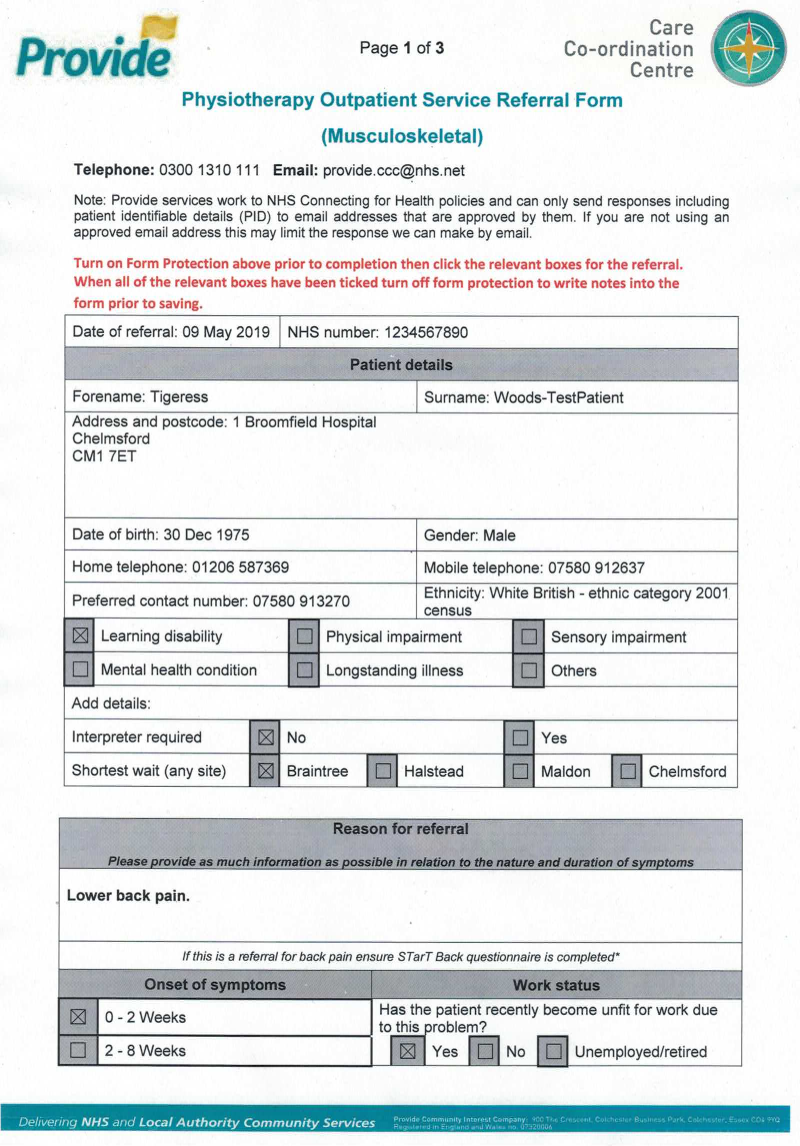
#> input picture msk_RF1-0.png, 2400 x 3438 px (shown at 1/3 size); the run also reads 1 picture not shown here
$ jupyter execute --allow-errors Contoures-Copy1.ipynb   (Python 2 division)
#> lines starting #> are read from the running program, lines starting #| are printed output that depends on the picture
[cell 1]
import numpy as np
import pytesseract
from PIL import Image
import cv2
from matplotlib import pyplot as plt

# Importing the one of the image files (PNG in this case due to the lossless compression algorithm - we should read directly into Python from PDF though)

#image = cv2.imread('../msk_RF1-0.png',cv2.IMREAD_GRAYSCALE)
image = cv2.imread('../msk_RF1-0.png')
#> image is the input picture: shape (3438, 2400, 3); mean B, G, R 229.4, 228.4, 224.2

#from pyimagesearch.transform import four_point_transform
from skimage.filters import threshold_local
import numpy as np
import argparse
import imutils

[cell 2]
ratio = image.shape[0] / 500.0
#> ratio = 6.88
orig = image.copy()
image = imutils.resize(image, height = 500)
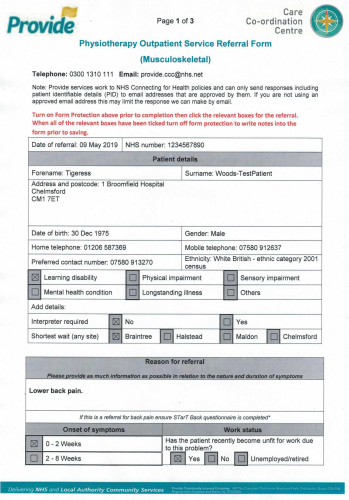
#> image: shape (500, 349, 3); mean B, G, R 229.4, 228.4, 224.2

# convert the image to grayscale, blur it, and find edges
# in the image
gray = cv2.cvtColor(image, cv2.COLOR_BGR2GRAY)
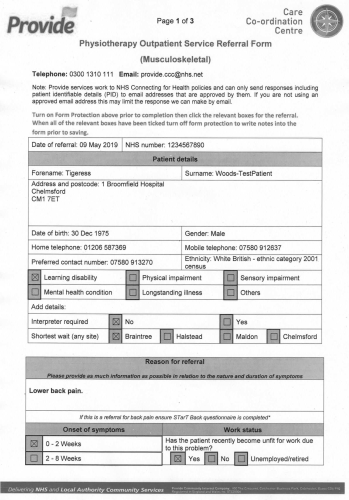
#> gray: shape (500, 349); min 32, max 255, mean 227.2
gray = cv2.GaussianBlur(gray, (5, 5), 0)
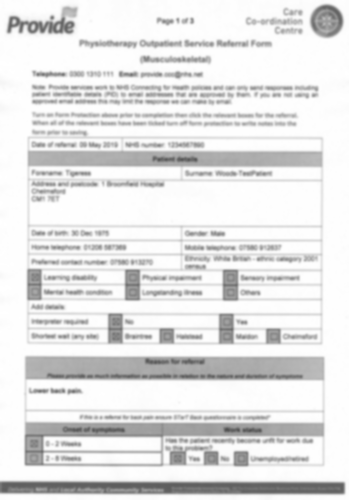
#> gray: shape (500, 349); min 82, max 255, mean 227.3
edged = cv2.Canny(gray, 75, 200)
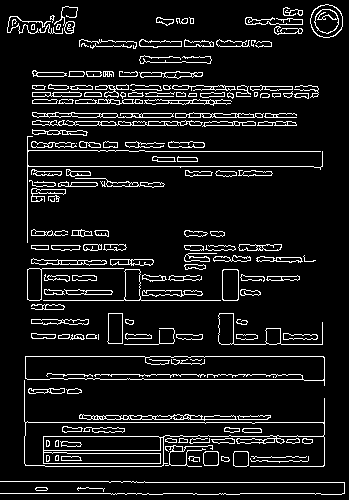
#> edged: shape (500, 349); 9.1% white in thin lines or dots

# show the original image and the edge detected image
print("STEP 1: Edge Detection")
cv2.imshow("Image", image)
cv2.imshow("Edged", edged)
cv2.waitKey(0)
cv2.destroyAllWindows()

[cell 3]
from multiprocessing import Pool
from functools import partial
from Tools.JustTrain import JustTrain
from contextlib import closing

#> (a cell that did not finish here is left out)

[cell 5]
# loop over the contours
contours = []
#> (the rest of this cell did not finish here and is left out)

[cell 6]
# show the contour (outline) of the piece of paper
print("STEP 2: Find contours of paper")
#> (the rest of this cell did not finish here and is left out)

[cell 7]
gimage = cv2.imread('gray2.png',cv2.IMREAD_GRAYSCALE)
#> gimage: shape (3438, 2400); every value is 204

[cell 8]
gimage

#> (a cell that did not finish here is left out)

[cell 10]
plt.imshow(image)

[cell 11]
MyInput = Image.fromarray(image)

[cell 12]
MyInput

[cell 13]
cv2.imwrite('filtered.png',image)
#> Out = True

#> (a cell that did not finish here is left out)

#> (a cell that did not finish here is left out)

[cell 16]
y = 950
h = 80
x = 205
w = 1210
date_nhs = image[y:y+h, x:x+w]
#> date_nhs = empty array
#> (the rest of this cell did not finish here and is left out)

[cell 17]
y = 1140
h = 715
x = 195
w = 2020
patient_details = image[y:y+h, x:x+w]
#> patient_details = empty array

#> (the rest of this cell did not finish here and is left out)

[cell 18]
type(patient_details)

[cell 19]
MyInput = Image.fromarray(patient_details).convert('L')

[cell 20]
MyInput

[cell 21]
cv2.imwrite('patient_details.png',patient_details)
#> Out = True
